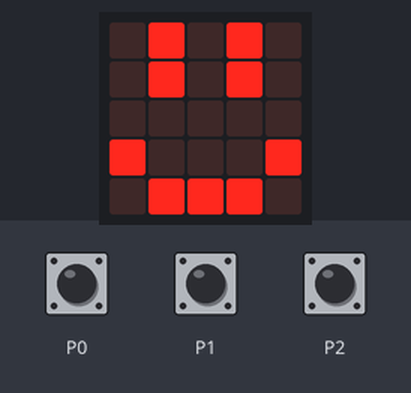
Bench run of a program on a simulated BBC micro:bit (MakeCode). On the bench: the board's 5×5 LED display. The inputs (shaded band) are chosen by the test bench. Random numbers come from a fixed seed.

Above: at 1.6 s.
1.7 s: touch pin P0 pressed for 0.15 s
At 2.4 s:
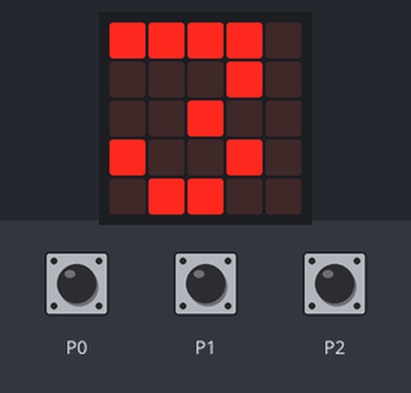
7.8 s: touch pin P1 pressed for 0.15 s
At 8.8 s:
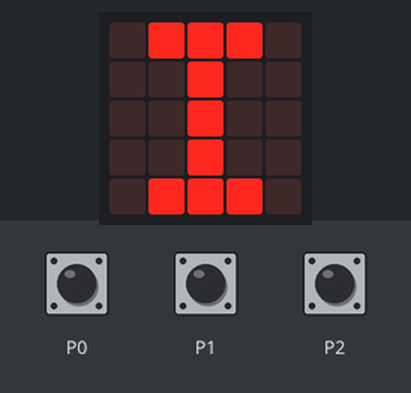
10.9 s: touch pin P2 pressed for 0.15 s
At 12.7 s:
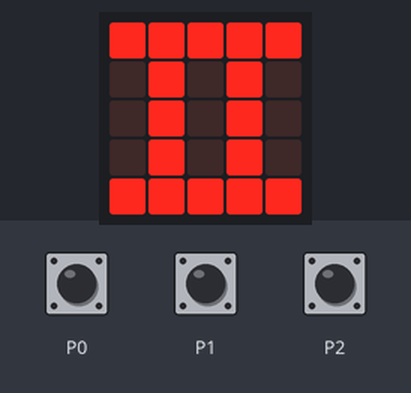
Timing chart, 0 to 14.2 s (numbered marks = the images above; inputs shaded):
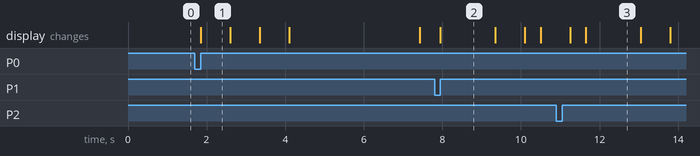

Measured:
- after the input at 1.7 s, the display: changes after 0.15 s (image 1)
- after the input at 7.8 s, the display: changes after 0.15 s (image 2)
- what the display in image 1 shows lasts 0.7 s, from 1.9 s to 2.6 s
- what the display in image 2 shows lasts 1.4 s, from 8.0 s to 9.4 s

The program:

main.ts
```typescript
input.onPinPressed(TouchPin.P0, function () {
    basic.showNumber(3)
    basic.showNumber(2)
    basic.showNumber(1)
    basic.showLeds(`
        . # . # .
        . # . # .
        . . . . .
        # . . . #
        . # # # .
        `)
    basic.pause(piscar)
    basic.showLeds(`
        . # . . .
        . # . # #
        . . . . .
        # . . . #
        . # # # .
        `)
    pisque = 1
})
input.onPinPressed(TouchPin.P2, function () {
    P2_bate = 1
    if (P2_bate == 1 && pisque == 1) {
        P2_points += 1
        basic.showLeds(`
            # # # # #
            . # . # .
            . # . # .
            . # . # .
            # # # # #
            `)
        basic.pause(1000)
        basic.showNumber(P1_points)
        basic.showLeds(`
            . # # # .
            . # # # .
            . # # # .
            . # # # .
            . # # # .
            `)
        basic.showNumber(P2_points)
        P2_bate = 0
        basic.showLeds(`
            . # . # .
            . # . # .
            . . . . .
            # . . . #
            . # # # .
            `)
        pisque = 0
    }
})
input.onPinPressed(TouchPin.P1, function () {
    P1_bate = 1
    if (P1_bate == 1 && pisque == 1) {
        P1_points += 1
        basic.showLeds(`
            . # # # .
            . . # . .
            . . # . .
            . . # . .
            . # # # .
            `)
        basic.pause(1000)
        basic.showNumber(P1_points)
        basic.showLeds(`
            . # # # .
            . # # # .
            . # # # .
            . # # # .
            . # # # .
            `)
        basic.showNumber(P2_points)
        P1_bate = 0
        basic.showLeds(`
            . # . # .
            . # . # .
            . . . . .
            # . . . #
            . # # # .
            `)
        pisque = 0
    }
})
let P1_bate = 0
let P1_points = 0
let P2_points = 0
let P2_bate = 0
let pisque = 0
let piscar = 0
basic.showLeds(`
    . # . # .
    . # . # .
    . . . . .
    # . . . #
    . # # # .
    `)
basic.forever(function () {
    piscar = randint(1000, 3000)
    if (P1_points == 3) {
        basic.showLeds(`
            # . . . #
            . # # # .
            . . # . .
            . # # # .
            # # # # #
            `)
        basic.showLeds(`
            . # # # .
            . . # . .
            . . # . .
            . . # . .
            . # # # .
            `)
        basic.showString("WINS")
        P1_points = 0
        P2_points = 0
    }
    if (P2_points == 3) {
        basic.showLeds(`
            # . . . #
            . # # # .
            . . # . .
            . # # # .
            # # # # #
            `)
        basic.showLeds(`
            # # # # #
            . # . # .
            . # . # .
            . # . # .
            # # # # #
            `)
        basic.showString("WINS")
        P1_points = 0
        P2_points = 0
    }
})
```

test.ts
```typescript
// testes vão aqui; isto não será compilado quando este pacote for usado como uma extensão.
```
